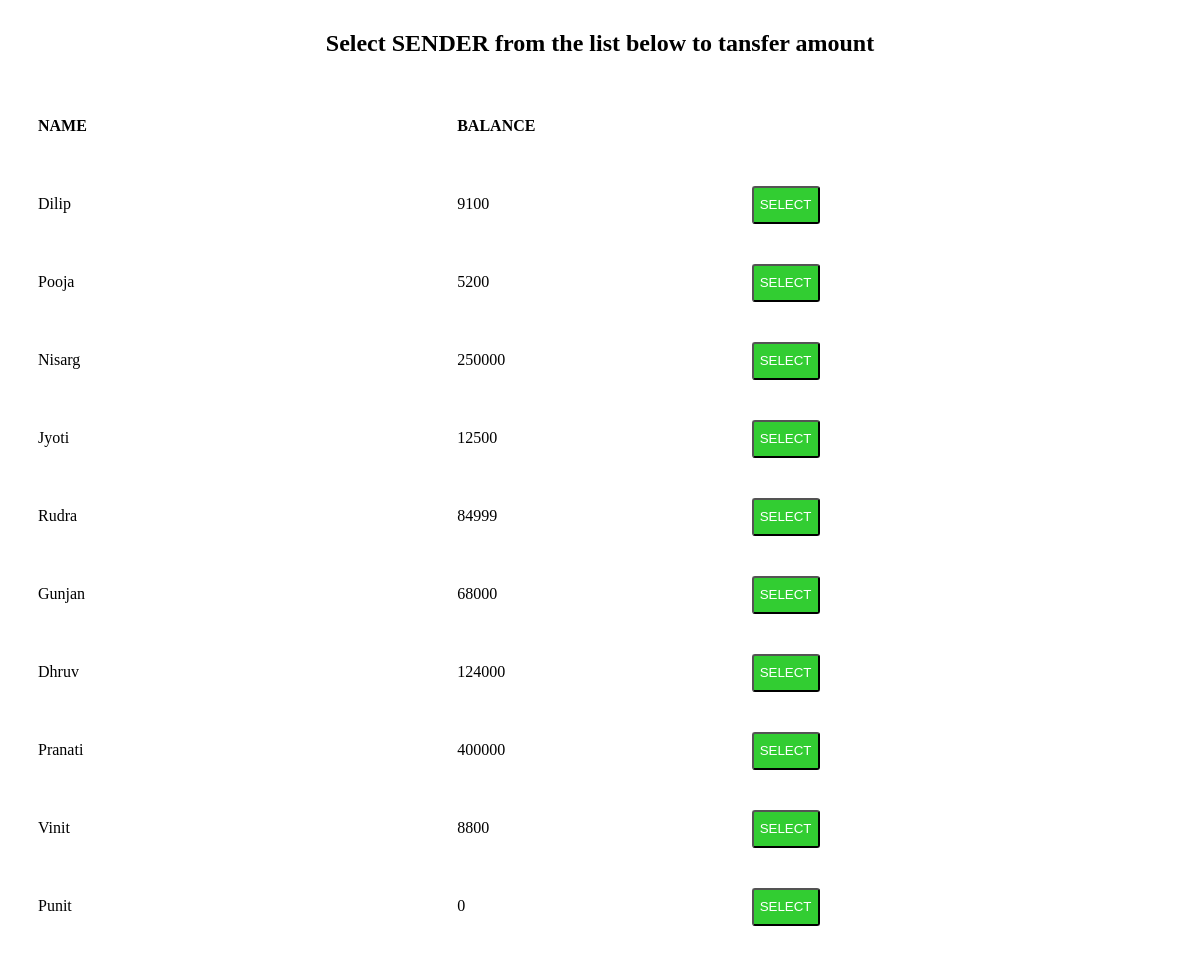
Page /send/transfer/ on the earlier database version.
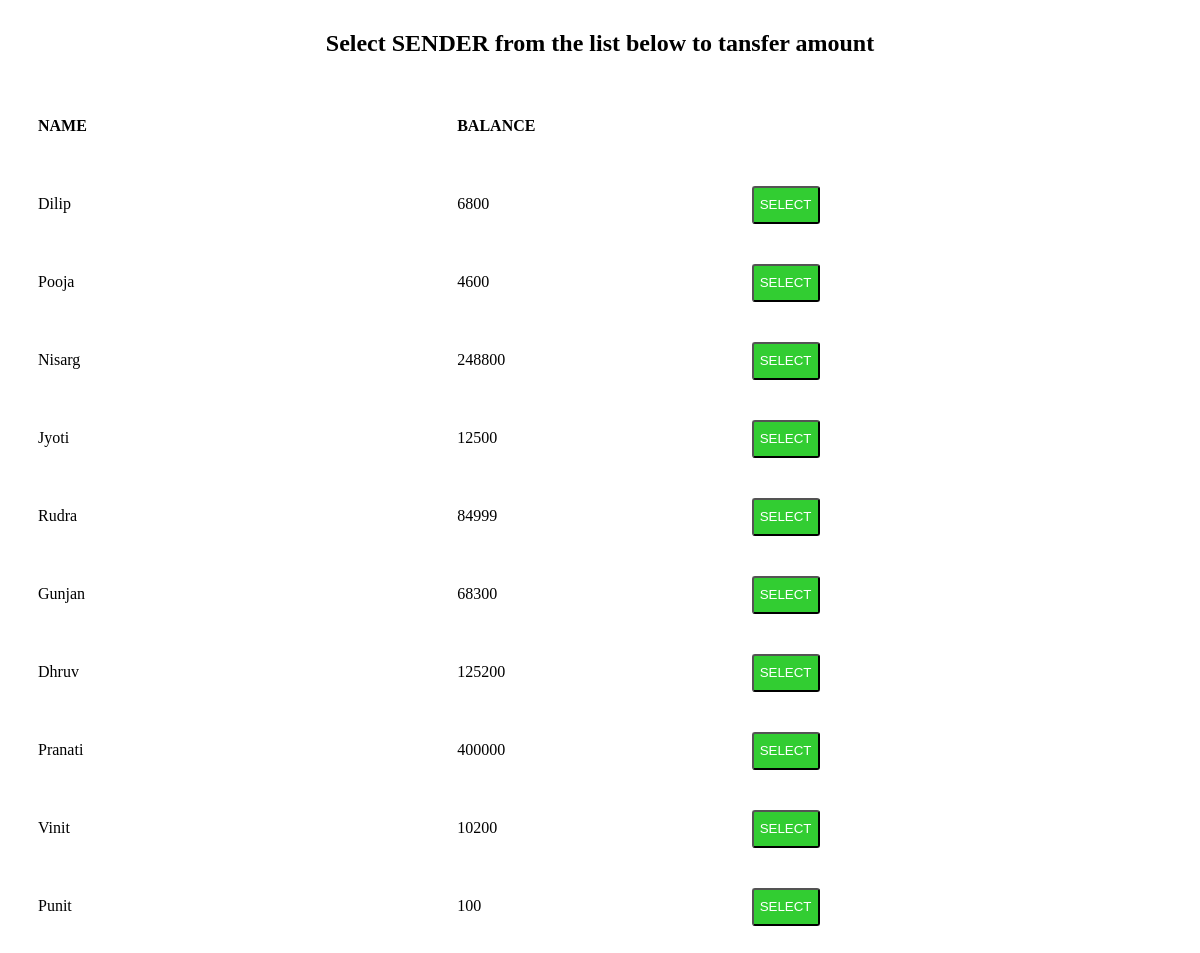
Same page on the later database version.
### send/models.py (models this page shows, shortened)
class Users(models.Model):
    name = models.CharField(max_length=100)
    amount = models.IntegerField()
    class Meta:
        db_table = "Users"

### send/views.py (the view, shortened to what this page needs)
# urls.py: path('transfer/',views.transfer),
def transfer(request):
    t = Users.objects.all()
    return render(request, 'send/first.html', {'user':t})

### send/templates/send/first.html (shortened to what this page needs)
<!DOCTYPE html>
<html lang="en">
<head>
</head>
<body>
    <h2 style="text-align: center; margin: 30px;">Select SENDER from the list below to tansfer amount</h2>
    <div>
        <span class="t" style="width: 30%;"><b>NAME</b></span>
        <span class="t" style="width: 22%;"><b>BALANCE</b></span>
    </div>
    {% for ab in user %}
    <span class="op" id="name">{{ ab.name }}</span>
    <span class="op" id="amount">{{ ab.amount }}</span>
    <button class="myBtn" onclick="Function( {{ ab.id }} )">SELECT</button>
    {% endfor %}
</body>
</html>

### send/templates/send/first.html (style rules this page uses)
.myBtn { color: white; background-color: limegreen; height: 38px; width: auto; border-radius: 3px; position: static; right: 9%; }
span.op { display: inline-block; padding: 30px; height: auto; }
span.t { display: inline-block; padding: 30px; height: auto; }
#name { width: 30%; }
#amount { width: 22%; }

Differences in the rows shown:
changed Users "Dilip": amount "9100" → "6800"
changed Users "Pooja": amount "5200" → "4600"
changed Users "Nisarg": amount "250000" → "248800"
changed Users "Gunjan": amount "68000" → "68300"
changed Users "Dhruv": amount "124000" → "125200"
changed Users "Vinit": amount "8800" → "10200"
changed Users "Punit": amount "0" → "100"
